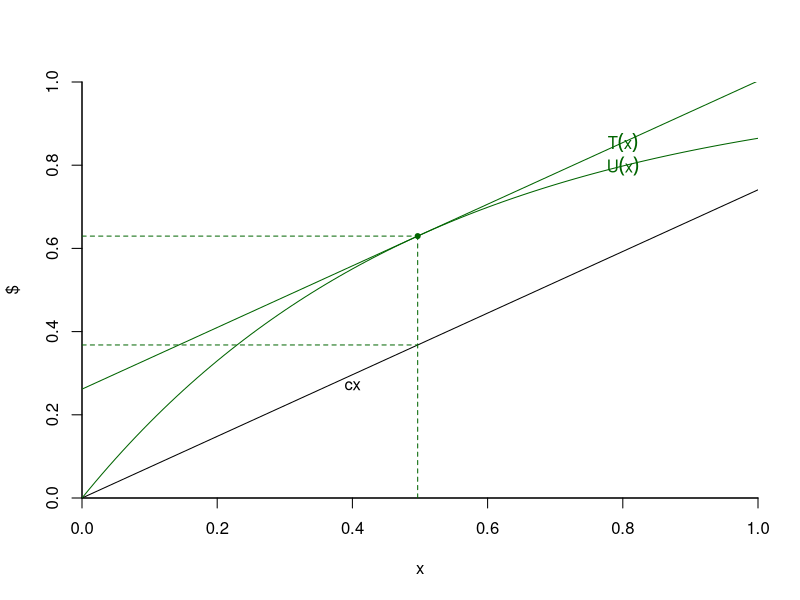
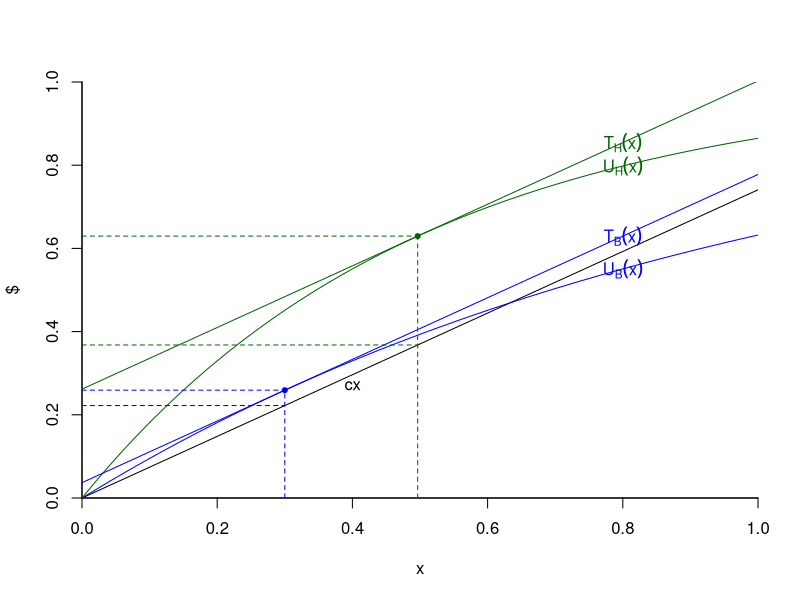
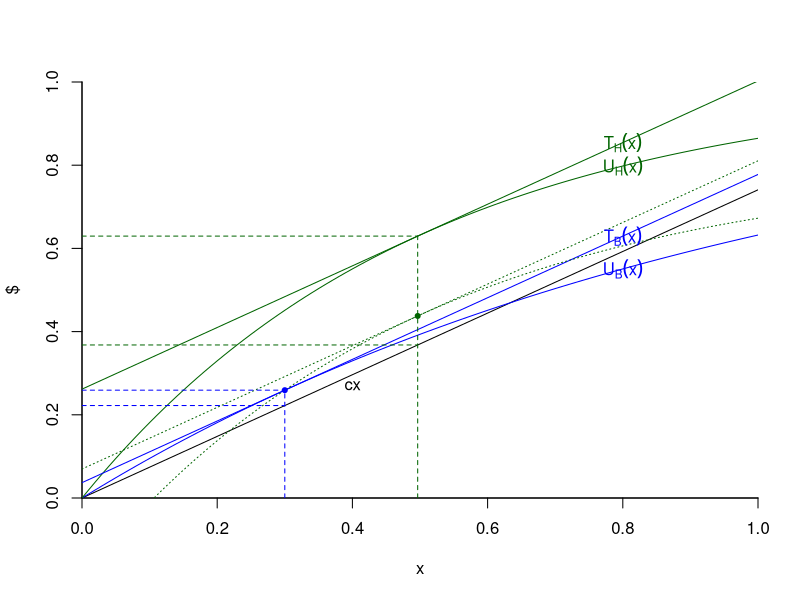

Write the R code that produced these figures, in order.
## ---- chunk 1

# Common calculation
alpha = 2
ULx <- function (x) {1-exp(-x)}
UHx <- function (x) {1-exp(-alpha*x)}
xLbar = 0.3
xHbar = (xLbar + log(alpha))/alpha
c = exp(-xLbar)

ULbar = 1-c
UHbar = 1-exp(-alpha*xHbar)

TLx <- function(x) {ULbar + c*(x-xLbar)}
THx <- function(x) {UHbar + c*(x-xHbar)}

x = seq(0, 1, by=0.01)
cx = c*x

# Plotting

# Cost
plot(x, cx, type='l', xlab='x', ylab='$', xlim=c(0, 1), ylim=c(0, 1), xaxs="i", yaxs="i", bty='l')

# Utility, L and H
#lines(x, ULx(x), col='blue')
lines(x, UHx(x), col='darkgreen')

# Tarif, L and H
#lines(x, TLx(x), col='blue')
lines(x, THx(x), col='darkgreen')

# Dashed lines, H and L
#lines(c(xLbar, xLbar), c(0, ULbar), lty='dashed', col='blue')
#lines(c(0, xLbar), c(c*xLbar, c*xLbar), lty='dashed', col='blue')
#lines(c(0, xLbar), c(ULbar, ULbar), lty='dashed', col='blue')
lines(c(xHbar, xHbar), c(0, UHbar), lty='dashed', col='darkgreen')
lines(c(0, xHbar), c(c*xHbar, c*xHbar), lty='dashed', col='darkgreen')
lines(c(0, xHbar), c(UHbar, UHbar), lty='dashed', col='darkgreen')

# Points, high and low
#points(xLbar, ULbar, pch=20, col='blue')
points(xHbar, UHbar, pch=20, col='darkgreen')

# Labels for utilities, cost
xlab = 0.8
#text(xlab, TLx(xlab), expression(T[B](x)), col='blue')
#text(xlab, ULx(xlab), expression(U[B](x)), col='blue')
text(xlab, THx(xlab), expression(T(x)), col='darkgreen')
text(xlab, UHx(xlab), expression(U(x)), col='darkgreen')
text(0.4, 0.27, 'cx')
## ---- chunk 2
# Plotting

# Cost
plot(x, cx, type='l', xlab='x', ylab='$', xlim=c(0, 1), ylim=c(0, 1), xaxs="i", yaxs="i", bty='l')

# Utility, H and L
lines(x, ULx(x), col='blue')
lines(x, UHx(x), col='darkgreen')

# Tarif, H and L
lines(x, TLx(x), col='blue')
lines(x, THx(x), col='darkgreen')

# Dashed lines, H and L
lines(c(xLbar, xLbar), c(0, ULbar), lty='dashed', col='blue')
lines(c(0, xLbar), c(c*xLbar, c*xLbar), lty='dashed', col='blue')
lines(c(0, xLbar), c(ULbar, ULbar), lty='dashed', col='blue')
lines(c(xHbar, xHbar), c(0, UHbar), lty='dashed', col='darkgreen')
lines(c(0, xHbar), c(c*xHbar, c*xHbar), lty='dashed', col='darkgreen')
lines(c(0, xHbar), c(UHbar, UHbar), lty='dashed', col='darkgreen')

# Points, high and low
points(xLbar, ULbar, pch=20, col='blue')
points(xHbar, UHbar, pch=20, col='darkgreen')

# Labels for utilities, cost
xlab = 0.8
text(xlab, TLx(xlab), expression(T[B](x)), col='blue')
text(xlab, ULx(xlab), expression(U[B](x)), col='blue')
text(xlab, THx(xlab), expression(T[H](x)), col='darkgreen')
text(xlab, UHx(xlab), expression(U[H](x)), col='darkgreen')
text(0.4, 0.27, 'cx')
## ---- chunk 3
# Plotting

# Cost
plot(x, cx, type='l', xlab='x', ylab='$', xlim=c(0, 1), ylim=c(0, 1), xaxs="i", yaxs="i", bty='l')

# Utility, H and L
lines(x, ULx(x), col='blue')
lines(x, UHx(x), col='darkgreen')

# Tarif, H and L
lines(x, TLx(x), col='blue')
lines(x, THx(x), col='darkgreen')

# Efficient tarification
lines(x, UHx(x) - UHx(xLbar) + ULx(xLbar), col='darkgreen', lty='dotted')
lines(x, THx(x) - UHx(xLbar) + ULx(xLbar), col='darkgreen', lty='dotted')
points(xHbar, THx(xHbar) - UHx(xLbar) + ULx(xLbar), pch=20, col='darkgreen')

# Dashed lines, H and L
lines(c(xLbar, xLbar), c(0, ULbar), lty='dashed', col='blue')
lines(c(0, xLbar), c(c*xLbar, c*xLbar), lty='dashed', col='blue')
lines(c(0, xLbar), c(ULbar, ULbar), lty='dashed', col='blue')
lines(c(xHbar, xHbar), c(0, UHbar), lty='dashed', col='darkgreen')
lines(c(0, xHbar), c(c*xHbar, c*xHbar), lty='dashed', col='darkgreen')
lines(c(0, xHbar), c(UHbar, UHbar), lty='dashed', col='darkgreen')

# Points, high and low
points(xLbar, ULbar, pch=20, col='blue')
#points(xHbar, UHbar, pch=20, col='darkgreen')

# Labels for utilities, cost
xlab = 0.8
text(xlab, TLx(xlab), expression(T[B](x)), col='blue')
text(xlab, ULx(xlab), expression(U[B](x)), col='blue')
text(xlab, THx(xlab), expression(T[H](x)), col='darkgreen')
text(xlab, UHx(xlab), expression(U[H](x)), col='darkgreen')
text(0.4, 0.27, 'cx')
